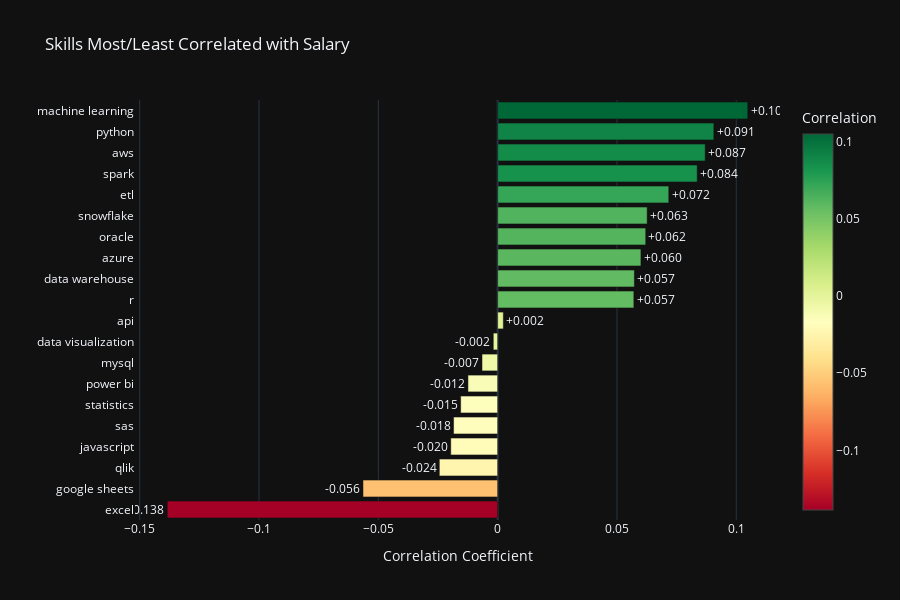

This figure's notebook cell:
### Code cell
# Visualize top correlations
top_n = 20
plot_df = pd.concat([
    corr_df.head(top_n//2),
    corr_df.tail(top_n//2)
]).sort_values('correlation')

fig = go.Figure(go.Bar(
    x=plot_df['correlation'],
    y=plot_df['skill'],
    orientation='h',
    marker=dict(
        color=plot_df['correlation'],
        colorscale='RdYlGn',
        showscale=True,
        colorbar=dict(title="Correlation")
    ),
    text=plot_df['correlation'].apply(lambda x: f'{x:+.3f}'),
    textposition='outside'
))

fig.update_layout(
    title='Skills Most/Least Correlated with Salary',
    xaxis_title='Correlation Coefficient',
    yaxis_title='',
    height=600,
    template='plotly_dark'
)

fig.show()

### Figure 1 — Plotly figure (JSON) as saved in the notebook; plotly's stock layout.template omitted (floating-point values rounded to 4 significant figures)
{"data": [{"marker": {"color": [-0.1385, -0.05643, -0.02444, -0.01965, -0.01847, -0.0155, -0.01245, -0.006549, -0.001824, 0.002383, 0.05708, 0.05729, 0.06004, 0.06205, 0.06265, 0.0717, 0.08361, 0.08698, 0.0906, 0.1048], "colorbar": {"title": {"text": "Correlation"}}, "colorscale": [[0, "rgb(165,0,38)"], [0.1, "rgb(215,48,39)"], [0.2, "rgb(244,109,67)"], [0.3, "rgb(253,174,97)"], [0.4, "rgb(254,224,139)"], [0.5, "rgb(255,255,191)"], [0.6, "rgb(217,239,139)"], [0.7, "rgb(166,217,106)"], [0.8, "rgb(102,189,99)"], [0.9, "rgb(26,152,80)"], [1, "rgb(0,104,55)"]], "showscale": true}, "orientation": "h", "text": ["-0.138", "-0.056", "-0.024", "-0.020", "-0.018", "-0.015", "-0.012", "-0.007", "-0.002", "+0.002", "+0.057", "+0.057", "+0.060", "+0.062", "+0.063", "+0.072", "+0.084", "+0.087", "+0.091", "+0.105"], "textposition": "outside", "type": "bar", "x": [-0.1385, -0.05643, -0.02444, -0.01965, -0.01847, -0.0155, -0.01245, -0.006549, -0.001824, 0.002383, 0.05708, 0.05729, 0.06004, 0.06205, 0.06265, 0.0717, 0.08361, 0.08698, 0.0906, 0.1048], "y": ["excel", "google sheets", "qlik", "javascript", "sas", "statistics", "power bi", "mysql", "data visualization", "api", "r", "data warehouse", "azure", "oracle", "snowflake", "etl", "spark", "aws", "python", "machine learning"]}], "layout": {"height": 600, "title": {"text": "Skills Most/Least Correlated with Salary"}, "xaxis": {"title": {"text": "Correlation Coefficient"}}, "yaxis": {"title": {"text": ""}}}}
